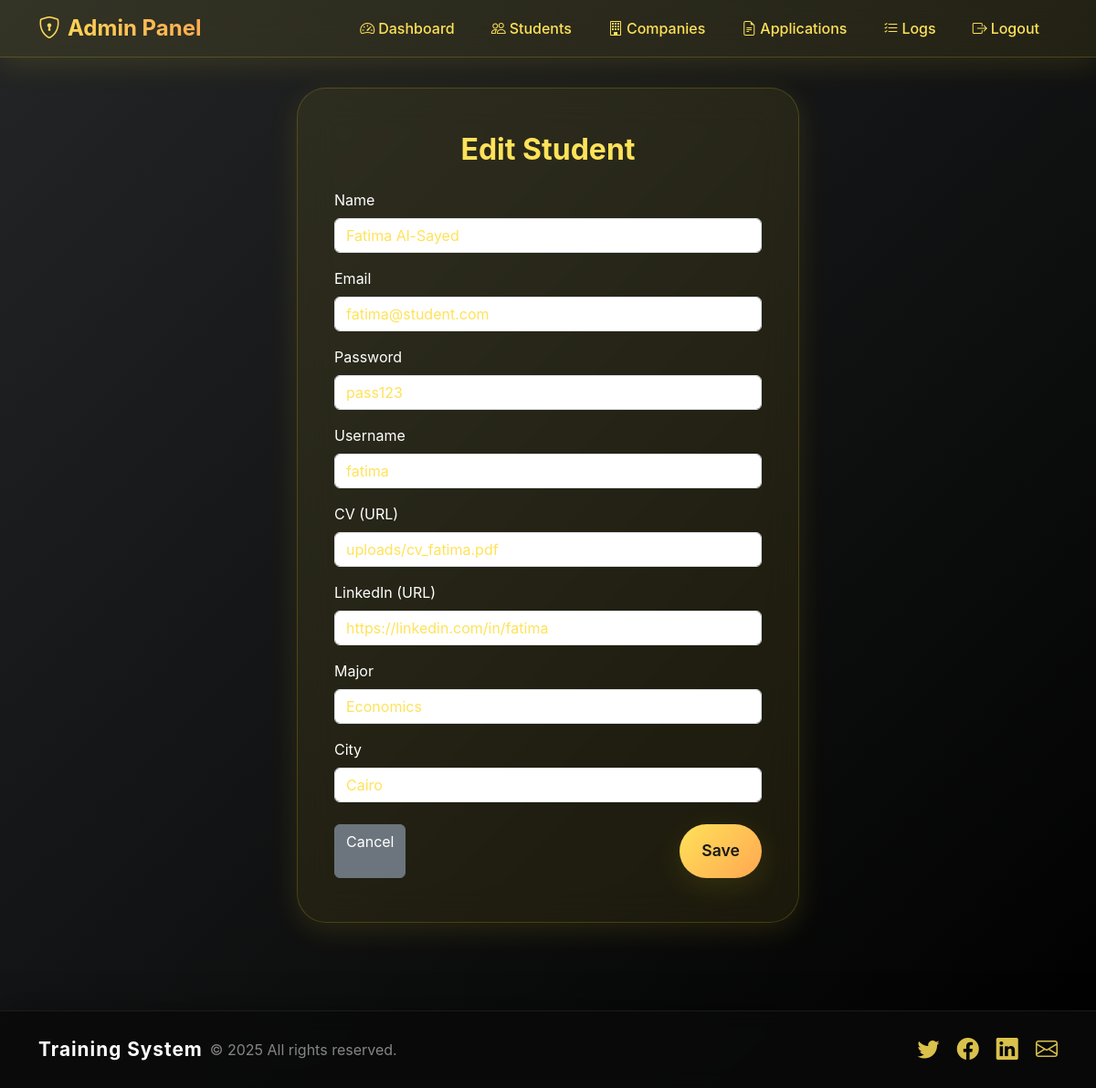
The page /?controller=admin&action=editStudent&id=1 (signed in) on the database its author committed.
### tables this page shows
CREATE TABLE students (
    id INT AUTO_INCREMENT PRIMARY KEY,
    name VARCHAR(100) NOT NULL,
    email VARCHAR(100) NOT NULL UNIQUE,
    username VARCHAR(50) NOT NULL UNIQUE,
    password VARCHAR(255) NOT NULL,
    major VARCHAR(100) NOT NULL,
    city VARCHAR(100) NOT NULL,
    cv VARCHAR(255),
    linkedin VARCHAR(255),
    created_at TIMESTAMP DEFAULT CURRENT_TIMESTAMP
);

### app/controllers/AdminController.php (called while the page is built, shortened)
<?php
class AdminController {
    public function editStudent() {
        $id = $_GET['id'] ?? null;
        $student = $GLOBALS['pdo']->query("SELECT * FROM students WHERE id = " . intval($id))->fetch();
        require __DIR__ . '/../views/admin/student_form.php';
    }
}

### app/views/admin/student_form.php (the view, shortened to what this page needs)
<?php
include __DIR__ . '/../layout/header.php';
$isEdit = isset($student);
?>
<div class="container py-5">
  <div class="register-card glass-card">
    <h2 class="gradient-text mb-4"><?= $isEdit ? 'Edit Student' : 'Add Student' ?></h2>
    <form method="post">
      <div class="mb-3">
        <label class="form-label">Name</label>
        <input type="text" name="name" class="form-control" required value="<?= $isEdit ? htmlspecialchars($student['name']) : '' ?>">
      </div>
      <div class="mb-3">
        <label class="form-label">Email</label>
        <input type="email" name="email" class="form-control" required value="<?= $isEdit ? htmlspecialchars($student['email']) : '' ?>">
      </div>
      <div class="mb-3">
        <label class="form-label">Password</label>
        <input type="text" name="password" class="form-control" required value="<?= $isEdit ? htmlspecialchars($student['password']) : '' ?>">
      </div>
      <div class="mb-3">
        <label class="form-label">Username</label>
        <input type="text" name="username" class="form-control" required value="<?= $isEdit ? htmlspecialchars($student['username']) : '' ?>">
      </div>
      <div class="mb-3">
        <label class="form-label">CV (URL)</label>
        <input type="text" name="cv" class="form-control" value="<?= $isEdit ? htmlspecialchars($student['cv']) : '' ?>">
      </div>
      <div class="mb-3">
        <label class="form-label">LinkedIn (URL)</label>
        <input type="text" name="linkedin" class="form-control" value="<?= $isEdit ? htmlspecialchars($student['linkedin']) : '' ?>">
      </div>
      <div class="mb-3">
        <label class="form-label">Major</label>
        <input type="text" name="major" class="form-control" required value="<?= $isEdit ? htmlspecialchars($student['major']) : '' ?>">
      </div>
      <div class="mb-4">
        <label class="form-label">City</label>
        <input type="text" name="city" class="form-control" required value="<?= $isEdit ? htmlspecialchars($student['city']) : '' ?>">
      </div>
      <div class="d-flex justify-content-between">
        <a href="?controller=admin&action=students" class="btn btn-secondary">Cancel</a>
        <button type="submit" class="btn btn-glass btn-primary-glass px-4">Save</button>
      </div>
    </form>
  </div>
</div>
<?php include __DIR__ . '/../layout/footer.php'; ?>

### public/assets/css/style.css (style rules this page uses)
* { margin:0;padding:0;box-sizing:border-box; }
body { font-family:'Poppins',sans-serif; background: linear-gradient(135deg,#667eea,#764ba2); color:#fff; min-height:100vh; overflow-x:hidden; }
.text-warning, .alert-warning, .table-warning, .badge.bg-warning, .gradient-text-yellow, .form-label, .message-content, .faq-question, .faq-question-fancy, .notification, .btn-outline-warning, .btn-primary-glass, .profile-avatar, .stat-icon, .application-icon, .text-yellow, .text-yellow-50, .bg-yellow, .bg-yellow-50, .text-warning-50, .bg-warning-50 { color: var(--bs-navbar-brand-color) !important; }

### app/views/layout/header.php (style rules this page uses)
:root { --primary-gradient: linear-gradient(135deg, #232526 0%, #000000 100%); --secondary-gradient: linear-gradient(135deg, #ffe259 0%, #ffa751 100%); --glass-bg: rgba(255, 221, 51, 0.08); --glass-border: rgba(255, 221, 51, 0.18); --glass-shadow: 0 8px 32px rgba(255, 221, 51, 0.12); --text-light: #fffbe7; --text-dark: #232526; --accent-yellow: #ffe259; --accent-orange: #ffa751; --accent-black: #181818; }
body { background: var(--primary-gradient); min-height: 100vh; font-family: 'Inter', -apple-system, BlinkMacSystemFont, sans-serif; }
.btn-glass { background: var(--glass-bg); backdrop-filter: blur(20px); -webkit-backdrop-filter: blur(20px); border: 1px solid var(--glass-border); color: var(--accent-yellow); padding: 1rem 2.5rem; border-radius: 2rem; font-weight: 600; font-size: 1.1rem; transition: all 0.3s ease; box-shadow: var(--glass-shadow); position: relative; overflow: hidden; }
.btn-glass::before { content: ''; position: absolute; top: 0; left: -100%; width: 100%; height: 100%; background: linear-gradient(90deg, transparent, rgba(255,221,51,0.18), transparent); transition: left 0.5s; }
.btn-primary-glass { background: var(--secondary-gradient); border: none; color: var(--accent-black) !important; }
.glass-card { background: var(--glass-bg); backdrop-filter: blur(20px); -webkit-backdrop-filter: blur(20px); border: 1px solid var(--glass-border); border-radius: 1.5rem; box-shadow: var(--glass-shadow); padding: 2rem; transition: all 0.3s ease; }
.register-card { max-width: 550px; margin: 3rem auto; background: var(--glass-bg); backdrop-filter: blur(20px); -webkit-backdrop-filter: blur(20px); border: 1px solid var(--glass-border); border-radius: 2rem; box-shadow: var(--glass-shadow); padding: 3rem 2.5rem; animation: fadeInUp 1.2s cubic-bezier(0.4, 0, 0.2, 1) both; }
.register-card h2 { color: var(--accent-yellow); font-weight: 700; text-align: center; margin-bottom: 2rem; }
.form-control { color: var(--accent-yellow); }
.form-control::placeholder { color: rgba(255, 221, 51, 0.6); }

### rows shown on the page
students: name "Fatima Al-Sayed", email "fatima@student.com", password "pass123", username "fatima", cv "uploads/cv_fatima.pdf", linkedin "https://linkedin.com/in/fatima", major "Economics", city "Cairo"
